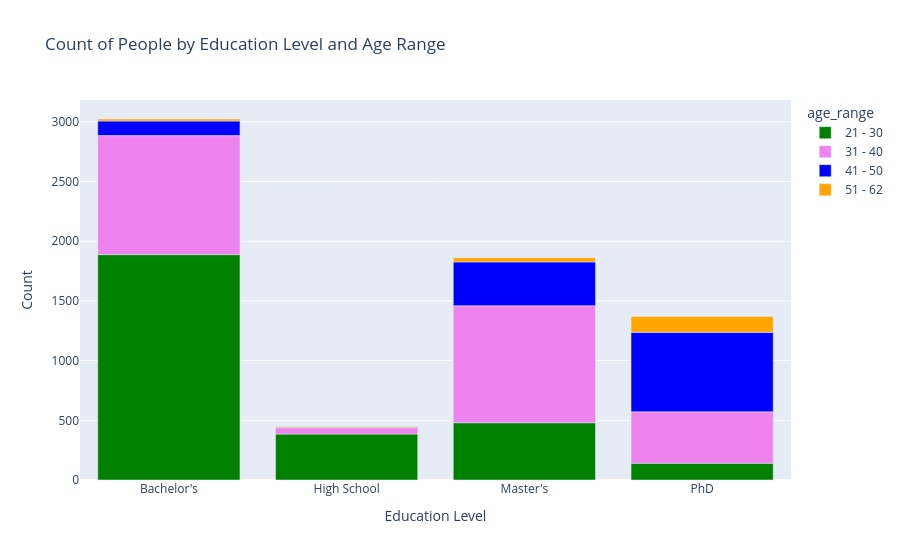

The notebook cell saved with this chart:
### Code cell
# 4. Постройте столбчатую диаграмму (количество людей в каждом уровне образования + в разбивке по возрастным группам)
df_salary_grouped = df_salary_2.groupby(['Education Level', 'age_range']).size().reset_index(name='Count')
fig = px.bar(df_salary_grouped, 
             x='Education Level', 
             y='Count',
             color='age_range', 
             color_discrete_sequence = ['green', 'violet','blue', 'orange'],
             title='Count of People by Education Level and Age Range')
fig.show()

### Figure 1 — Plotly figure (JSON) as saved in the notebook; plotly's stock layout.template omitted (floating-point values rounded to 4 significant figures)
{"data": [{"hovertemplate": "age_range=21 - 30<br>Education Level=%{x}<br>Count=%{y}<extra></extra>", "legendgroup": "21 - 30", "marker": {"color": "green", "pattern": {"shape": ""}}, "name": "21 - 30", "orientation": "v", "showlegend": true, "textposition": "auto", "type": "bar", "x": ["Bachelor's", "High School", "Master's", "PhD"], "xaxis": "x", "y": [1888, 385, 480, 141], "yaxis": "y"}, {"hovertemplate": "age_range=31 - 40<br>Education Level=%{x}<br>Count=%{y}<extra></extra>", "legendgroup": "31 - 40", "marker": {"color": "violet", "pattern": {"shape": ""}}, "name": "31 - 40", "orientation": "v", "showlegend": true, "textposition": "auto", "type": "bar", "x": ["Bachelor's", "High School", "Master's", "PhD"], "xaxis": "x", "y": [997, 53, 980, 430], "yaxis": "y"}, {"hovertemplate": "age_range=41 - 50<br>Education Level=%{x}<br>Count=%{y}<extra></extra>", "legendgroup": "41 - 50", "marker": {"color": "blue", "pattern": {"shape": ""}}, "name": "41 - 50", "orientation": "v", "showlegend": true, "textposition": "auto", "type": "bar", "x": ["Bachelor's", "High School", "Master's", "PhD"], "xaxis": "x", "y": [122, 4, 367, 666], "yaxis": "y"}, {"hovertemplate": "age_range=51 - 62<br>Education Level=%{x}<br>Count=%{y}<extra></extra>", "legendgroup": "51 - 62", "marker": {"color": "orange", "pattern": {"shape": ""}}, "name": "51 - 62", "orientation": "v", "showlegend": true, "textposition": "auto", "type": "bar", "x": ["Bachelor's", "High School", "Master's", "PhD"], "xaxis": "x", "y": [17, 6, 34, 132], "yaxis": "y"}], "layout": {"barmode": "relative", "legend": {"title": {"text": "age_range"}, "tracegroupgap": 0}, "title": {"text": "Count of People by Education Level and Age Range"}, "xaxis": {"anchor": "y", "domain": [0, 1], "title": {"text": "Education Level"}}, "yaxis": {"anchor": "x", "domain": [0, 1], "title": {"text": "Count"}}}}
